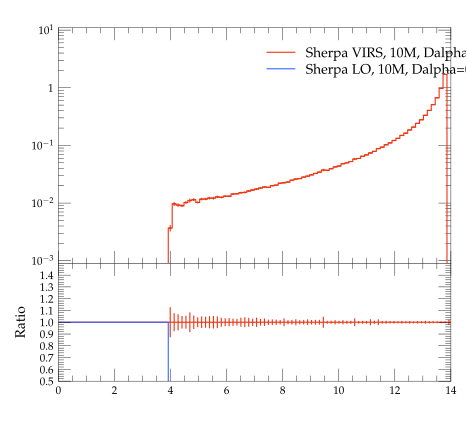

Reproduce this figure in Python.
#! /usr/bin/env python

# This Python script was auto-generated using YODA v2.0.0.
# Analysis object: /evtb/inc_tjb_m
# Timestamp: 16-04-2024 (10:08:55)

import matplotlib as mpl
import matplotlib.pyplot as plt
mpl.use('Agg') # comment out for interactive use
import os
import numpy as np

plotDir = os.path.split(os.path.realpath(__file__))[0]
if 'YODA_USER_PLOT_PATH' in globals():
    plot_outdir = globals()['YODA_USER_PLOT_PATH']
else:
    plot_outdir = plotDir

#plot style
plt.style.use(os.path.join(plotDir, '../default.mplstyle'))
# plot metadata
figW, figH = plt.rcParams['figure.figsize']
ax_xLabel = r''
ax_yLabel = r''
ax_title  = r''
ax_xScale = 'linear'
ax_yScale = 'log'
xLims = (0.0, 14.0)
yLims = (0.0009000000000000001, 11.0)

# TeX-friendly labels for the legend
labels = [ r"Sherpa VIRS, 10M, Dalpha=0.01", r"Sherpa LO, 10M, Dalpha=0.01" ]

# Create figure and axis objects
fig, (ax, ratio0_ax) = plt.subplots(2, 1, sharex=True,
                  figsize=(figW,figH), gridspec_kw={'height_ratios': (2, 1)})
ratio0_ax.yaxis.set_major_locator(mpl.ticker.MultipleLocator(0.1))
ratio0_ax.set_ylim(0.5, 1.4999)
ratio0_ax.set_ylabel('Ratio')

# LineColor map: curve index -> color
linecolors = {0: '#EE3311', 1: '#3366FF'}
# the numerical data is stored in a separate file
dataf = dict()
prefix = os.path.split(__file__)[0]
if prefix:    prefix = prefix + '/'
exec(open(prefix+'inc_tjb_m__data.py').read(), dataf)


legend_handles = [] # keep track of handles for the legend

# style options for curves
# starts at zorder>=5 to draw curve on top of legend
styles = {
  'curve0': {
    'color' : linecolors[0],
    'linestyle' : '-',
    'marker' : 'o',
    'zorder' : 5,
    'histstyle' : True,
  },
  'curve1': {
    'color' : linecolors[1],
    'linestyle' : '-',
    'marker' : 'o',
    'zorder' : 6,
    'histstyle' : True,
  },
}
# curve from input yoda files in main panel
for label in dataf['yvals'].keys():
    if all(np.isnan(v) for v in dataf['yvals'][label]):
        continue
    tmp = None
    if styles[label]['histstyle']: # draw as histogram
        tmp, = ax.plot(dataf['xedges'], dataf['yedges'][label],
                       color=styles[label]['color'],
                       linestyle=styles[label]['linestyle'],
                       drawstyle='steps-pre', solid_joinstyle='miter',
                       zorder=styles[label]['zorder'], label=label)
        ax.errorbar(dataf['xpoints'], dataf['yvals'][label], color=styles[label]['color'],
                    xerr=dataf['xerrs'], yerr=[dataf['ydowns'][label], dataf['yups'][label]],
                    linestyle='none', zorder=styles[label]['zorder'])
    else: # draw as scatter
        tmp = ax.errorbar(dataf['xpoints'], dataf['yvals'][label],
                          xerr=dataf['xerrs'],
                          yerr=[ dataf['ydowns'][label],
                          dataf['yups'][label] ],
                          fmt=styles[label]['marker'],
                          ecolor=styles[label]['color'],
                          color=styles[label]['color'], zorder=2)
        tmp[-1][0].set_linestyle(styles[label]['linestyle'])
    legend_handles += [tmp]
    for varLabel in dataf['variation_yvals'].keys():
        if varLabel.startswith(label):
            tmp, = ax.plot(dataf['xedges'], dataf['variation_yvals'][varLabel],
                           color=styles[label]['color'],
                           linestyle=styles[label]['linestyle'],
                           drawstyle='steps-pre', solid_joinstyle='miter',
                           zorder=styles[label]['zorder'], alpha=0.5)


# plots on ratio panel
# curve from input yoda files in ratio panel
for label, yvals in dataf['ratio0_yvals'].items():
    if all(np.isnan(v) for v in yvals):
        continue
    if styles[label]['histstyle']: # plot as histogram
        ratio0_ax.plot(dataf['xedges'], yvals,
                       color=styles[label]['color'],
                       linestyle=styles[label]['linestyle'],
                       drawstyle='steps-pre', zorder=1,
                       solid_joinstyle='miter')
        ratio0_ax.vlines(dataf['xpoints'],
                         dataf['ratio0_ymin'][label],
                         dataf['ratio0_ymax'][label],
                         color=styles[label]['color'], zorder=1)
    else: # plot as scatter
        tmp = ratio0_ax.errorbar(dataf['xpoints'],
                                 yvals, xerr=dataf['xerrs'],
                                 yerr=dataf['ratio0_yerrs'][label],
                                 fmt=styles[label]['marker'],
                                 ecolor=styles[label]['color'],
                                 color=styles[label]['color'])
        tmp[-1][0].set_linestyle(styles[label]['linestyle'])

    for varlabel in dataf['ratio0_variation_vals'].keys():
        if varlabel.startswith(label):
            ratio0_ax.plot(dataf['xedges'],
                            dataf['ratio0_variation_vals'][varlabel],
                            color=styles[label]['color'],
                            linestyle=styles[label]['linestyle'],
                            drawstyle='steps-pre', solid_joinstyle='miter',
                            zorder=1, alpha=0.5)

legend_pos = (0.5, 0.97)
ax.legend(legend_handles, labels, loc='upper left', bbox_to_anchor=legend_pos)

# set plot metadata as defined above
ratio0_ax.set_xlabel(ax_xLabel)
ratio0_ax.xaxis.set_label_coords(1., -.15)
ax.set_ylabel(ax_yLabel, loc='top')
ax.set_title(ax_title, loc='left')
ax.set_xscale(ax_xScale)
ax.set_yscale(ax_yScale)
ax.set_xlim(xLims)
ax.set_ylim(yLims)

# tick formatting
plt.rcParams['xtick.top'] = True
plt.rcParams['ytick.right'] = True
ax.yaxis.set_major_locator(mpl.ticker.LogLocator(base=10.0, numticks=np.inf))
ax.yaxis.set_minor_locator(mpl.ticker.LogLocator(
                           base=10.0, subs=np.arange(0.1, 1, 0.1), numticks=np.inf))
fig.align_ylabels((ax, ratio0_ax))
plt.savefig(os.path.join(plot_outdir, 'inc_tjb_m.pdf'), format='PDF')
plt.savefig(os.path.join(plot_outdir, 'inc_tjb_m.png'), format='PNG')

plt.close(fig)
